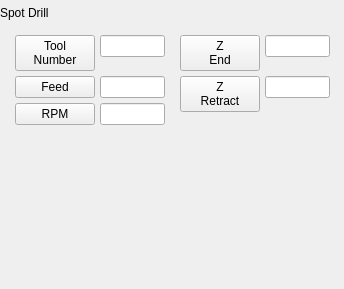
                      <widget class="QWidget" name="page_24">
                       <widget class="QLabel" name="label_25">
                        <property name="geometry">
                         <rect>
                          <x>0</x>
                          <y>0</y>
                          <width>61</width>
                          <height>26</height>
                         </rect>
                        </property>
                        <property name="text">
                         <string>Spot Drill</string>
                        </property>
                       </widget>
                       <widget class="QWidget" name="formWidget" native="true">
                        <property name="geometry">
                         <rect>
                          <x>10</x>
                          <y>30</y>
                          <width>160</width>
                          <height>250</height>
                         </rect>
                        </property>
                        <layout class="QFormLayout" name="formLayout">
                         <property name="formAlignment">
                          <set>Qt::AlignLeading|Qt::AlignLeft|Qt::AlignTop</set>
                         </property>
                         <property name="horizontalSpacing">
                          <number>5</number>
                         </property>
                         <property name="verticalSpacing">
                          <number>5</number>
                         </property>
                         <property name="leftMargin">
                          <number>5</number>
                         </property>
                         <property name="topMargin">
                          <number>5</number>
                         </property>
                         <property name="rightMargin">
                          <number>5</number>
                         </property>
                         <property name="bottomMargin">
                          <number>5</number>
                         </property>
                         <item row="0" column="0">
                          <widget class="QPushButton" name="pushButton_72">
                           <property name="text">
                            <string>Tool
Number</string>
                           </property>
                           <property name="checkable">
                            <bool>true</bool>
                           </property>
                           <property name="labelName" stdset="0">
                            <string>spotToolLbl</string>
                           </property>
                           <attribute name="buttonGroup">
                            <string notr="true">holeOpBtnGrp</string>
                           </attribute>
                          </widget>
                         </item>
                         <item row="0" column="1">
                          <widget class="QLineEdit" name="spotToolLbl"/>
                         </item>
                         <item row="1" column="0">
                          <widget class="QPushButton" name="pushButton_73">
                           <property name="text">
                            <string>Feed</string>
                           </property>
                           <property name="checkable">
                            <bool>true</bool>
                           </property>
                           <property name="labelName" stdset="0">
                            <string>spotFeedLbl</string>
                           </property>
                           <attribute name="buttonGroup">
                            <string notr="true">holeOpBtnGrp</string>
                           </attribute>
                          </widget>
                         </item>
                         <item row="1" column="1">
                          <widget class="QLineEdit" name="spotFeedLbl"/>
                         </item>
                         <item row="2" column="0">
                          <widget class="QPushButton" name="pushButton_74">
                           <property name="text">
                            <string>RPM</string>
                           </property>
                           <property name="checkable">
                            <bool>true</bool>
                           </property>
                           <property name="labelName" stdset="0">
                            <string>spotRpmLbl</string>
                           </property>
                           <attribute name="buttonGroup">
                            <string notr="true">holeOpBtnGrp</string>
                           </attribute>
                          </widget>
                         </item>
                         <item row="2" column="1">
                          <widget class="QLineEdit" name="spotRpmLbl"/>
                         </item>
                        </layout>
                       </widget>
                       <widget class="QWidget" name="formWidget_2" native="true">
                        <property name="geometry">
                         <rect>
                          <x>175</x>
                          <y>30</y>
                          <width>160</width>
                          <height>250</height>
                         </rect>
                        </property>
                        <layout class="QFormLayout" name="formLayout_2">
                         <property name="formAlignment">
                          <set>Qt::AlignLeading|Qt::AlignLeft|Qt::AlignTop</set>
                         </property>
                         <property name="horizontalSpacing">
                          <number>5</number>
                         </property>
                         <property name="verticalSpacing">
                          <number>5</number>
                         </property>
                         <property name="leftMargin">
                          <number>5</number>
                         </property>
                         <property name="topMargin">
                          <number>5</number>
                         </property>
                         <property name="rightMargin">
                          <number>5</number>
                         </property>
                         <property name="bottomMargin">
                          <number>5</number>
                         </property>
                         <item row="0" column="0">
                          <widget class="QPushButton" name="pushButton_77">
                           <property name="text">
                            <string>Z
End</string>
                           </property>
                           <property name="checkable">
                            <bool>true</bool>
                           </property>
                           <property name="labelName" stdset="0">
                            <string>spotZEndLbl</string>
                           </property>
                           <attribute name="buttonGroup">
                            <string notr="true">holeOpBtnGrp</string>
                           </attribute>
                          </widget>
                         </item>
                         <item row="0" column="1">
                          <widget class="QLineEdit" name="spotZEndLbl"/>
                         </item>
                         <item row="1" column="0">
                          <widget class="QPushButton" name="pushButton_78">
                           <property name="text">
                            <string>Z
Retract</string>
                           </property>
                           <property name="checkable">
                            <bool>true</bool>
                           </property>
                           <property name="labelName" stdset="0">
                            <string>spotZRetractLbl</string>
                           </property>
                           <attribute name="buttonGroup">
                            <string notr="true">holeOpBtnGrp</string>
                           </attribute>
                          </widget>
                         </item>
                         <item row="1" column="1">
                          <widget class="QLineEdit" name="spotZRetractLbl"/>
                         </item>
                        </layout>
                       </widget>
                      </widget>
